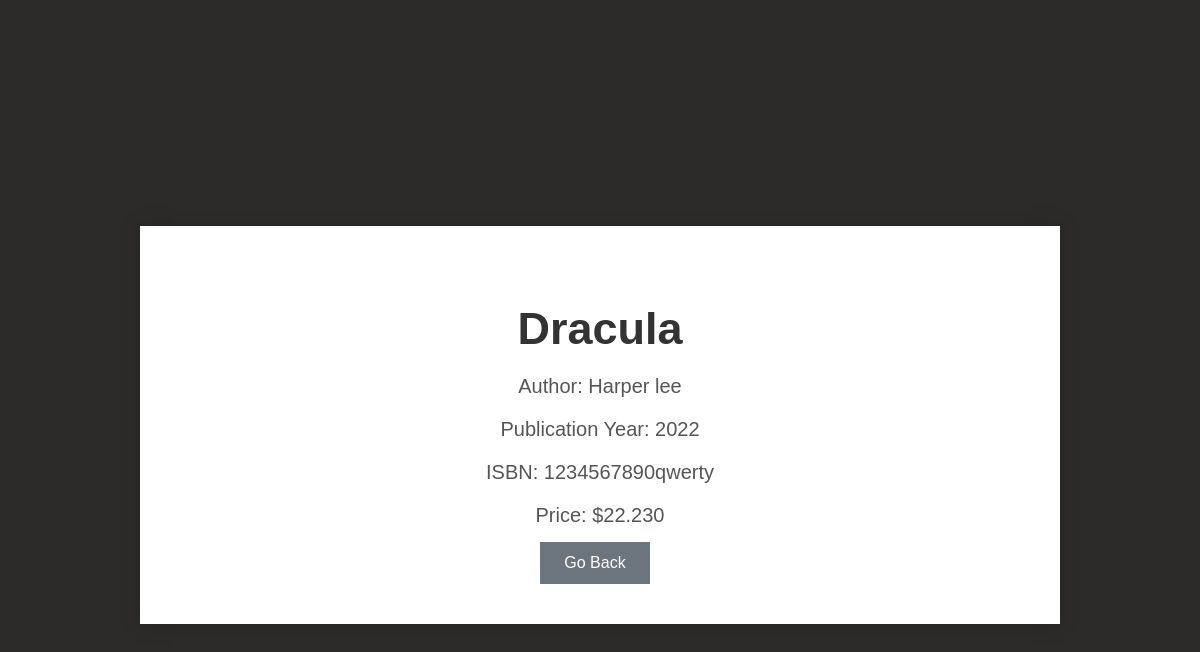
The page /book-details/1/ on the database its author committed.
### library/models.py (models this page shows, shortened)
class Book(models.Model):
    title = models.CharField(max_length = 256, unique=True)
    author = models.ForeignKey(Author , on_delete = models.CASCADE , blank = False , null = False)
    publication_year = models.IntegerField()
    isbn = models.CharField(max_length=100)
    price = models.DecimalField(max_digits= 50 , decimal_places = 3 )

class Author(models.Model):
    frist_name = models.CharField(max_length=200)
    last_name = models.CharField(max_length=200)
    address = models.CharField(max_length=200)
    def __str__(self):
        return f"{self.frist_name} {self.last_name}"

### library/views.py (the view)
# urls.py: path('book-details/<str:pk>/' , book_details , name = 'bookdetails'),
def book_details(request , pk):
    books = Book.objects.get(id=pk)
    context = {'book': books , }
    return render(request, 'book_details.html', context)

### library/templates/book_details.html (shortened to what this page needs)
<!DOCTYPE html>
<html>
<head>
</head>
<body>
  <div class="container">
    <div class="card">
      <div class="card-body">
        <h2 class="card-title">{{ book.title }}</h2>
        <p class="card-text">Author: {{ book.author }}</p>
        <p class="card-text">Publication Year: {{ book.publication_year }}</p>
        <p class="card-text">ISBN: {{ book.isbn }}</p>
        <p class="card-text">Price: ${{ book.price }}</p>
        <a href="{% url 'home' %}" class="btn btn-secondary">Go Back </a>
      </div>
    </div>
  </div>
</body>
</html>

### library/templates/book_details.html (style rules this page uses)
body { font-family: 'Arial', sans-serif; background-color: #2e2a2a; margin: 0; padding: 0; }
.container { display: flex; justify-content: center; align-items: center; height: 100vh; }
.card { background-color: #fff; box-shadow: 0 0 20px rgba(0, 0, 0, 0.2); padding: 40px; text-align: center; margin-top: 50px; width: 70%; }
.card-title { color: #333; font-size: 45px; margin-bottom: 20px; }
.card-text { color: #555; font-size: 20px; margin-bottom: 15px; }
.btn { display: inline-block; padding: 12px 24px; margin-right: 10px; text-decoration: none; color: #fff; border: none; cursor: pointer; }
.btn-secondary { background-color: #6c757d; }

### rows shown on the page
Book: title "Dracula", author "Harper lee", publication_year "2022", isbn "1234567890qwerty", price "22.230"
